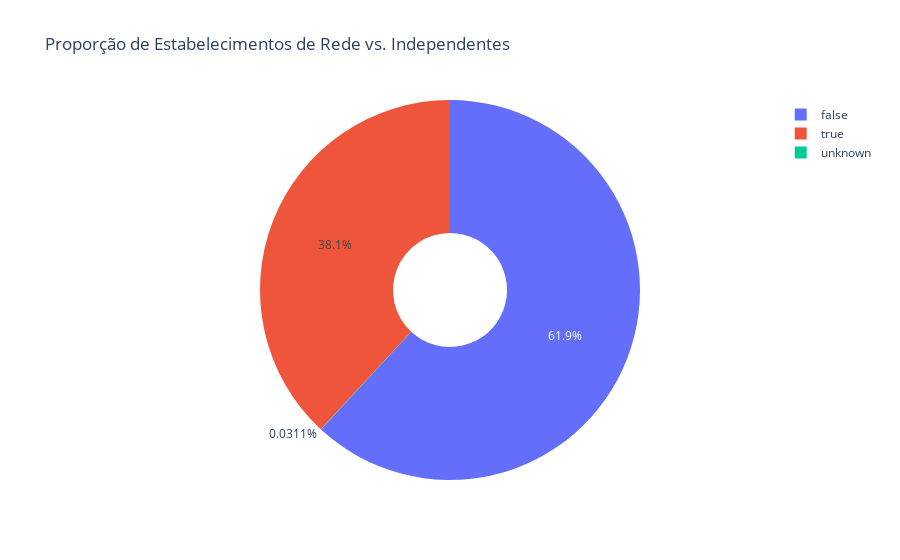

Notebook code for this chart:
### Markdown cell above
##### 2.2.1.1 Gráfico

### Code cell
# imprimindo gráfico

fig = px.pie(chain_distribution, values='count', names='chain', 
             title='Proporção de Estabelecimentos de Rede vs. Independentes', 
             hole=0.3)
fig.show()

### Figure 1 — Plotly figure (JSON) as saved in the notebook; plotly's stock layout.template omitted (floating-point values rounded to 4 significant figures)
{"data": [{"domain": {"x": [0, 1], "y": [0, 1]}, "hole": 0.3, "hovertemplate": "chain=%{label}<br>count=%{value}<extra></extra>", "labels": [false, true, "unknown"], "legendgroup": "", "name": "", "showlegend": true, "type": "pie", "values": [5972, 3676, 3]}], "layout": {"legend": {"tracegroupgap": 0}, "title": {"text": "Proporção de Estabelecimentos de Rede vs. Independentes"}}}
